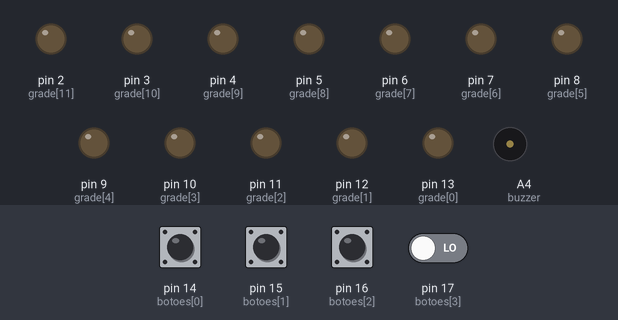
The sketch below on a simulated Arduino Uno, built with avr-gcc and run on an emulated ATmega328P. Parts: output pins drawn as LEDs (lit = HIGH), buzzer (waves = sounding). Dashed ring = blinking. The test bench sets the inputs (shaded band); at power-on: pin 14 (botoes[0]), pin 15 (botoes[1]), pin 16 (botoes[2]), pin 17 (botoes[3]) LOW. Random numbers use the default seed unless the sketch sets one.

Above: at 1.2 s.
1.3 s: pin 14 (botoes[0]) pulled HIGH for 0.15 s
At 1.6 s:
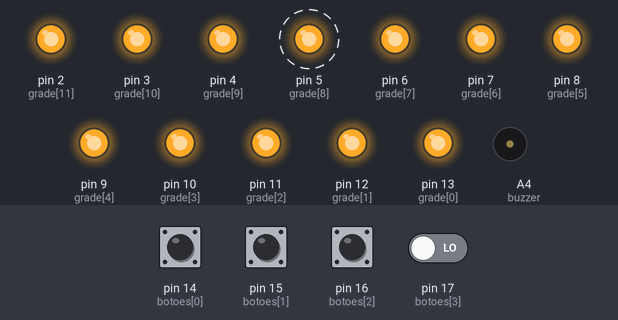
At 3.83 s:
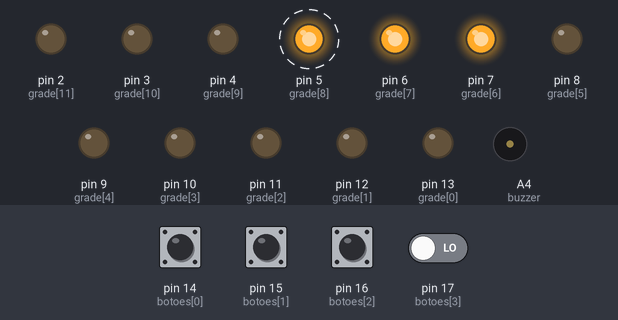
4.3 s: pin 15 (botoes[1]) pulled HIGH for 1 s
At 4.59 s:
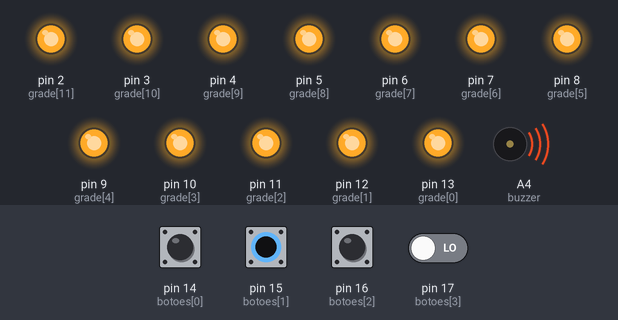
7.3 s: pin 14 (botoes[0]) driven HIGH and pin 17 (botoes[3]) driven HIGH
10.3 s: pin 17 (botoes[3]) driven LOW
13.3 s: pin 16 (botoes[2]) pulled HIGH for 1 s
Timing chart, 0 to 30.4 s (numbered marks = the images above; inputs shaded):
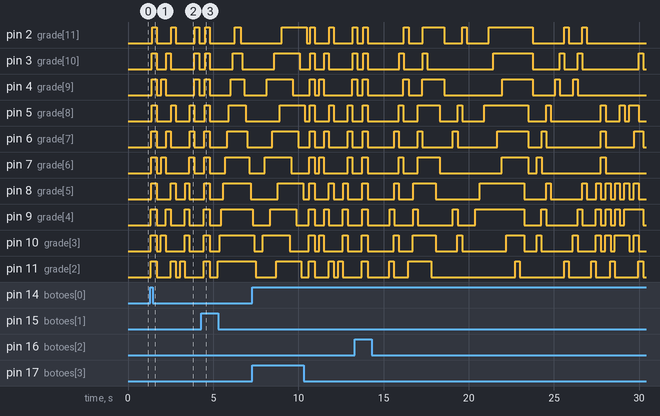

The sketch:

Sequencias.ino
```cpp
  /*************************************************
 * Public Constants
 *************************************************/

#define NOTE_B0  31
#define NOTE_C1  33
#define NOTE_CS1 35
#define NOTE_D1  37
#define NOTE_DS1 39
#define NOTE_E1  41
#define NOTE_F1  44
#define NOTE_FS1 46
#define NOTE_G1  49
#define NOTE_GS1 52
#define NOTE_A1  55
#define NOTE_AS1 58
#define NOTE_B1  62
#define NOTE_C2  65
#define NOTE_CS2 69
#define NOTE_D2  73
#define NOTE_DS2 78
#define NOTE_E2  82
#define NOTE_F2  87
#define NOTE_FS2 93
#define NOTE_G2  98
#define NOTE_GS2 104
#define NOTE_A2  110
#define NOTE_AS2 117
#define NOTE_B2  123
#define NOTE_C3  131
#define NOTE_CS3 139
#define NOTE_D3  147
#define NOTE_DS3 156
#define NOTE_E3  165
#define NOTE_F3  175
#define NOTE_FS3 185
#define NOTE_G3  196
#define NOTE_GS3 208
#define NOTE_A3  220
#define NOTE_AS3 233
#define NOTE_B3  247
#define NOTE_C4  262
#define NOTE_CS4 277
#define NOTE_D4  294
#define NOTE_DS4 311
#define NOTE_E4  330
#define NOTE_F4  349
#define NOTE_FS4 370
#define NOTE_G4  392
#define NOTE_GS4 415
#define NOTE_A4  440
#define NOTE_AS4 466
#define NOTE_B4  494
#define NOTE_C5  523
#define NOTE_CS5 554
#define NOTE_D5  587
#define NOTE_DS5 622
#define NOTE_E5  659
#define NOTE_F5  698
#define NOTE_FS5 740
#define NOTE_G5  784
#define NOTE_GS5 831
#define NOTE_A5  880
#define NOTE_AS5 932
#define NOTE_B5  988
#define NOTE_C6  1047
#define NOTE_CS6 1109
#define NOTE_D6  1175
#define NOTE_DS6 1245
#define NOTE_E6  1319
#define NOTE_F6  1397
#define NOTE_FS6 1480
#define NOTE_G6  1568
#define NOTE_GS6 1661
#define NOTE_A6  1760
#define NOTE_AS6 1865
#define NOTE_B6  1976
#define NOTE_C7  2093
#define NOTE_CS7 2217
#define NOTE_D7  2349
#define NOTE_DS7 2489
#define NOTE_E7  2637
#define NOTE_F7  2794
#define NOTE_FS7 2960
#define NOTE_G7  3136
#define NOTE_GS7 3322
#define NOTE_A7  3520
#define NOTE_AS7 3729
#define NOTE_B7  3951
#define NOTE_C8  4186
#define NOTE_CS8 4435
#define NOTE_D8  4699
#define NOTE_DS8 4978

  int grade[] =
  {13,12,11,
   10, 9, 8,
   7,  6, 5,
   4,  3, 2}; // pinos dos leds dispostos em sequencia
  byte grade_cache[] =
  {0,0,0,
   0,0,0,
   0,0,0,
   0,0,0}; // pinos que estao ou nao ligados
  int P(int x,int y)
  {
    switch(x)
    {
      case 0:
      switch(y)
      {
        case 0:return 0;
        case 1:return 3;
        case 2:return 6;
        case 3:return 9;
      }
      case 1:
      switch(y)
      {
        case 0:return 1;
        case 1:return 4;
        case 2:return 7;
        case 3:return 10;
      }
      case 2:
      switch(y)
      {
        case 0:return 2;
        case 1:return 5;
        case 2:return 8;
        case 3:return 11;
      }
    }
    return 0;
  }
   int buzzer = A4;
   int botoes[] = {14,15,16,17};
  /*
  para uma grade de dimensoes igual a x=4 e y =3
  os indices contam do canto esqerdo inferior para o canto direito superior:
   _______________
   |8 , 9 , 10, 11|
   |4 , 5 , 6 , 7 |
   |0 , 1 , 2 , 3 |
   e as posicoes seriam assim: i.e : {x,y}
   ________________________________
   |{0,2} , {1,2} , {2,2} , {3,2} |
   |{0,1} , {1,1} , {2,1} , {3,1} |
   |{0,0} , {1,0} , {2,0} , {3,0} |

  então coloque os valores de cada pino de led no array grade de acordo
  com os indices desse esquema.

  */
  long note_div = 4978/24;
  int On_toOFF_melody[] = {
  note_div*0, note_div*1, note_div*2,
  note_div*3, note_div*4, note_div*5,
  note_div*6, note_div*7, note_div*8,
  note_div*9, note_div*10, note_div*11
  };
  int Off_toON_melody[] = {
  note_div*0, note_div*1, note_div*2,
  note_div*3, note_div*4, note_div*5,
  note_div*6, note_div*7, note_div*8,
  note_div*9, note_div*10, note_div*11
  };
  int T;
  int Dx =3;// dimensoes da grade no sentido x
  int Dy =4;// dimensoes da grade no sentido y

  void setup()
  {
  //Serial.begin(9600);
    // if analog input pin 0 is unconnected, random analog
  // noise will cause the call to randomSeed() to generate
  // different seed numbers each time the sketch runs.
  // randomSeed() will then shuffle the random function.
  randomSeed(analogRead(0));
  T = sizeof(grade)/sizeof(*grade); // mesma coisa que grade.length em java
  /*for(int x=0;x<Dx;x++)
  {
  for(int y=0;y<Dy;y++)
  {
  pinMode(P(x,y), OUTPUT);
  Serial.print("O led ");Serial.print(P(x,y));Serial.print(" foi setado na pos x:");Serial.print(x);Serial.print(" y:");Serial.println(y);
  }
  }
  */
  for(int i=0;i<12;i++)
  pinMode(grade[i], OUTPUT);

  for(int i=0;i<4;i++)
  {
  pinMode(botoes[i], INPUT);
  //Serial.print("o botao ");Serial.print(botoes[i]);Serial.print(" foi setado no index i:");Serial.print(i);
  }
  pinMode(buzzer, OUTPUT);
  }
   boolean Tocar=true;
  long Delay = 0;
  int UltimaSeq=0;
  int QueSeq=0;
  #define NSeqs 4
  void loop()
  {
    Delay = 250;
    if(digitalRead(botoes[0]))
    {
      QueSeq = 1;
    }
    if(digitalRead(botoes[1]))
    {
      QueSeq = 2;
    }
    if(digitalRead(botoes[2]))
    {
      QueSeq = 3;
    }
    if(digitalRead(botoes[3]))
    {
      QueSeq = 4;
    }
    if(digitalRead(botoes[0])||digitalRead(botoes[1])||digitalRead(botoes[2])||digitalRead(botoes[3]))
    {
       Tocar=true;
       SetLeds(1);

        delay(250);
        SetLeds(0);
        delay(250);
    }
    if(UltimaSeq<1)
    UltimaSeq=NSeqs;
    if(UltimaSeq>NSeqs)
    UltimaSeq=1;


    switch(QueSeq)
    {
     case 0:
     Tocar=false;
     //SetLeds(grade_cache[0]==0);
     delay(10);
     break;
     case 1:seq_colunas(); UltimaSeq=QueSeq;
     SetLeds(1);
     break;
     case 2:seq_iteracoes(); UltimaSeq=QueSeq;
     SetLeds(1);
     break;
     case 3:seq_legal();
     SetLeds(1);
     break;
     case 4:seq_louco(); UltimaSeq=QueSeq;
     SetLeds(1);
     break;
    }
    QueSeq=0;

  }
  void seq_iteracoes()
  {
    /* LIGANDO e APAGANDO HORIZONTALMENTE */
    for(int i=0;i<12;i++)
    {
    Led(i,true);
    delay(100);
    }
    delay(250);
    for(int i=11;i>=0;i--)
    {
    Led(i,false);
    delay(100);
    }

    /* LIGANDO e APAGANDO VERTICALMENTE */
    for(int x=0;x<Dx;x++)
    {
      for(int y=0;y<Dy;y++)
      {
        Led(P(x,y),1);
        delay(100);
      }
    }
    delay(250);
    for(int x=0;x<Dx;x++)
    {
      for(int y=0;y<Dy;y++)
      {
        Led(P(x,y),0);
        delay(100);
      }
    }
  }
  void seq_colunas()
  {
    /* SETANDO TODAS AS LINHAS HORIZONTAIS */
    SetLeds(0);
    xLeds(0,1);
    delay(Delay);
    SetLeds(0);
    xLeds(1,1);
    delay(Delay);
    SetLeds(0);
    xLeds(2,1);
    delay(Delay);

    /* APAGADO POR UM POUCO */
    SetLeds(0);
    delay(Delay);

    /* SETANDO TODAS AS LINHAS VERTICAIS */
    SetLeds(0);
    yLeds(0,1);
    delay(Delay);
    SetLeds(0);
    yLeds(1,1);
    delay(Delay);
    SetLeds(0);
    yLeds(2,1);
    delay(Delay);
    SetLeds(0);
    yLeds(3,1);
    delay(Delay);

    /* APAGADO POR UM POUCO */
    SetLeds(0);
    delay(Delay);
  }
  void seq_louco()
  {
    int NVezes = random(20,100);
    for(int i=0;i<NVezes;i++)
    {
    Leds_semdelay(random(0,2),random(0,2),random(0,2),random(0,2),random(0,2),random(0,2),random(0,2),random(0,2),random(0,2),random(0,2),random(0,2),random(0,2));
    delay(random(0,100));
    }
  }
  void seq_legal()
  {
    Leds(0,0,0, 0,0,0, 0,0,0, 0,0,0); Leds(0,0,0, 0,0,0, 0,0,0, 0,0,0); Leds(0,0,0, 0,0,0, 0,0,0, 0,0,0); Leds(0,1,0, 0,0,0, 0,0,0, 0,0,0);
    Leds(1,0,1, 0,1,0, 0,0,0, 0,0,0); Leds(0,0,0, 1,0,1, 0,1,0, 0,0,0); Leds(0,0,0, 0,0,0, 1,0,1, 0,1,0); Leds(0,0,0, 0,0,0, 0,0,0, 1,0,1);

    Leds(1,1,1, 0,0,0, 0,0,0, 0,0,0); Leds(1,0,1, 1,1,1, 0,0,0, 0,0,0); Leds(1,0,1, 1,0,1, 1,1,1, 0,0,0); Leds(1,0,1, 1,0,1, 1,0,1, 1,1,1);
    Leds(1,0,1, 1,0,1, 1,0,1, 1,0,1); Leds(0,0,0, 1,0,1, 1,0,1, 1,0,1); Leds(0,0,0, 0,0,0, 1,0,1, 1,0,1); Leds(0,0,0, 0,0,0, 0,0,0, 1,0,1);

    Leds(0,0,0, 0,0,0, 0,0,0, 0,0,0); Leds(0,0,0, 0,0,0, 0,0,0, 0,0,0);

    Leds(0,0,0, 0,1,0, 0,1,0, 0,0,0); Leds(0,0,0, 1,0,0, 0,0,1, 0,0,0); Leds(1,0,0, 0,0,0, 0,0,0, 0,0,1); Leds(0,0,0, 0,0,0, 0,0,0, 0,0,0);

    Leds(0,1,0, 0,0,0, 0,0,0, 0,0,0); Leds(0,1,0, 0,1,0, 0,0,0, 0,0,0); Leds(0,1,0, 0,1,1, 0,0,0, 0,0,0); Leds(0,1,0, 0,1,1, 0,0,1, 0,0,0);
    Leds(0,1,0, 0,1,1, 0,0,1, 0,0,1); Leds(0,1,0, 0,1,1, 0,0,1, 0,1,1); Leds(0,1,0, 0,1,1, 0,1,1, 0,1,1); Leds(0,1,0, 0,1,1, 1,1,1, 1,1,1);
    Leds(0,1,0, 1,1,1, 1,1,1, 1,1,1); Leds(1,1,0, 1,1,1, 1,1,1, 1,1,1); Leds(1,1,1, 1,1,1, 1,1,1, 1,1,1); Leds(0,0,0, 1,1,1, 1,1,1, 1,1,1);
    Leds(0,0,0, 0,0,0, 1,1,1, 1,1,1); Leds(0,0,0, 0,0,0, 0,0,0, 1,1,1); Leds(0,0,0, 0,0,0, 0,0,0, 0,0,0);

    Leds(0,0,0, 1,0,0, 1,0,0, 0,0,0); Leds(0,0,0, 0,1,0, 0,1,0, 0,0,0); Leds(0,0,0, 0,0,1, 0,0,1, 0,0,0); Leds(0,0,0, 0,0,0, 0,0,0, 0,0,0);
    Leds(1,0,0, 0,0,0, 0,0,0, 1,0,0); Leds(0,1,0, 0,0,0, 0,0,0, 0,1,0); Leds(0,0,1, 0,0,0, 0,0,0, 0,0,1); Leds(0,0,0, 0,0,0, 0,0,0, 0,0,0);
    Leds(0,0,0, 1,0,0, 0,0,0, 1,0,0); Leds(0,0,0, 0,1,0, 0,0,0, 0,1,0); Leds(0,0,0, 0,0,1, 0,0,0, 0,0,1); Leds(0,0,0, 0,0,0, 0,0,0, 0,0,0);

    Leds(1,1,1, 0,0,0, 0,0,0, 0,0,0); Leds(0,0,0, 1,1,1, 0,0,0, 0,0,0); Leds(0,0,0, 0,0,0, 1,1,1, 0,0,0); Leds(0,0,0, 1,1,1, 0,0,0, 0,0,0);
    Leds(1,1,1, 0,0,0, 0,0,0, 0,0,0); Leds(0,0,0, 1,1,1, 0,0,0, 0,0,0); Leds(0,1,0, 1,0,0, 0,0,1, 0,0,0); Leds(0,0,0, 1,1,1, 0,0,0, 0,0,0);
    Leds(1,0,0, 0,1,0, 0,0,1, 0,0,0); Leds(1,1,0, 1,1,1, 0,1,1, 0,0,0); Leds(1,0,1, 0,1,0, 0,1,0, 0,1,0); Leds(0,0,0, 0,0,0, 0,0,0, 0,0,0);

    Leds(0,0,0, 0,0,0, 0,0,0, 0,0,0); Leds(0,0,0, 0,0,0, 0,0,0, 0,0,0); Leds(0,0,0, 0,0,0, 0,0,0, 0,0,0); Leds(0,0,0, 0,0,0, 0,0,0, 0,0,0);
  }
  void Leds(
  byte led0,
  byte led1,
  byte led2,
  byte led3,
  byte led4,
  byte led5,
  byte led6,
  byte led7,
  byte led8,
  byte led9,
  byte led10,
  byte led11)
  {
    Led(0,led0);
    Led(1,led1);
    Led(2,led2);
    Led(3,led3);
    Led(4,led4);
    Led(5,led5);
    Led(6,led6);
    Led(7,led7);
    Led(8,led8);
    Led(9,led9);
    Led(10,led10);
    Led(11,led11);
    delay(Delay);
  }

  void Leds_semdelay(
  byte led0,
  byte led1,
  byte led2,
  byte led3,
  byte led4,
  byte led5,
  byte led6,
  byte led7,
  byte led8,
  byte led9,
  byte led10,
  byte led11)
  {
    Led(0,led0);
    Led(1,led1);
    Led(2,led2);
    Led(3,led3);
    Led(4,led4);
    Led(5,led5);
    Led(6,led6);
    Led(7,led7);
    Led(8,led8);
    Led(9,led9);
    Led(10,led10);
    Led(11,led11);
  }

  void Led(int index,byte estado)
  {
      //if(bitRead(bitmask,i))
      //tone(buzzer, melody[i], Delay*2);
      if(estado == 0)
      {
        digitalWrite(grade[index],0);
        if(grade_cache[index]==1)
        {
        //tone(buzzer,On_toOFF_melody[index], Delay);
        grade_cache[index] = 0;
        }
      }
      else
      {
       // tone(buzzer, melody[index], Delay);
        digitalWrite(grade[index],1);
        if(grade_cache[index]==0)
        {
        if(Tocar)
        {
        tone(buzzer,Off_toON_melody[index], Delay/2);
        delay(10);
        }
        grade_cache[index] = 1;
        }
      }
      //delay(Delay/10);

  }
  void Led(int x,int y,byte estado)
  {
    Led(P(x,y), estado);
  }
  void yLeds(int y,byte estado)
  {
   for(int x=0;x<Dx;x++)
    {
    Led(P(x,y),estado);
    }
  }
  void xLeds(int x,byte estado)
  {
    for(int y=0;y<Dy;y++)
    {
    Led(P(x,y),estado);
    }
  }
  void SetLeds(byte e)
  {
     Leds_semdelay(e,e,e,e,e,e,e,e,e,e,e,e);
  }
```

Measured:
- after the input at 1.3 s, pin 2 (grade[11]): goes HIGH 0.26 s, LOW 0.86 s, HIGH 0.26 s, LOW 1.1 s, HIGH 0.26 s, then LOW, starting after 0.12 s; pin 3 (grade[10]): goes HIGH 0.27 s, LOW 0.57 s, HIGH 0.26 s, LOW 1.4 s, HIGH 0.27 s, then LOW, starting after 0.11 s
